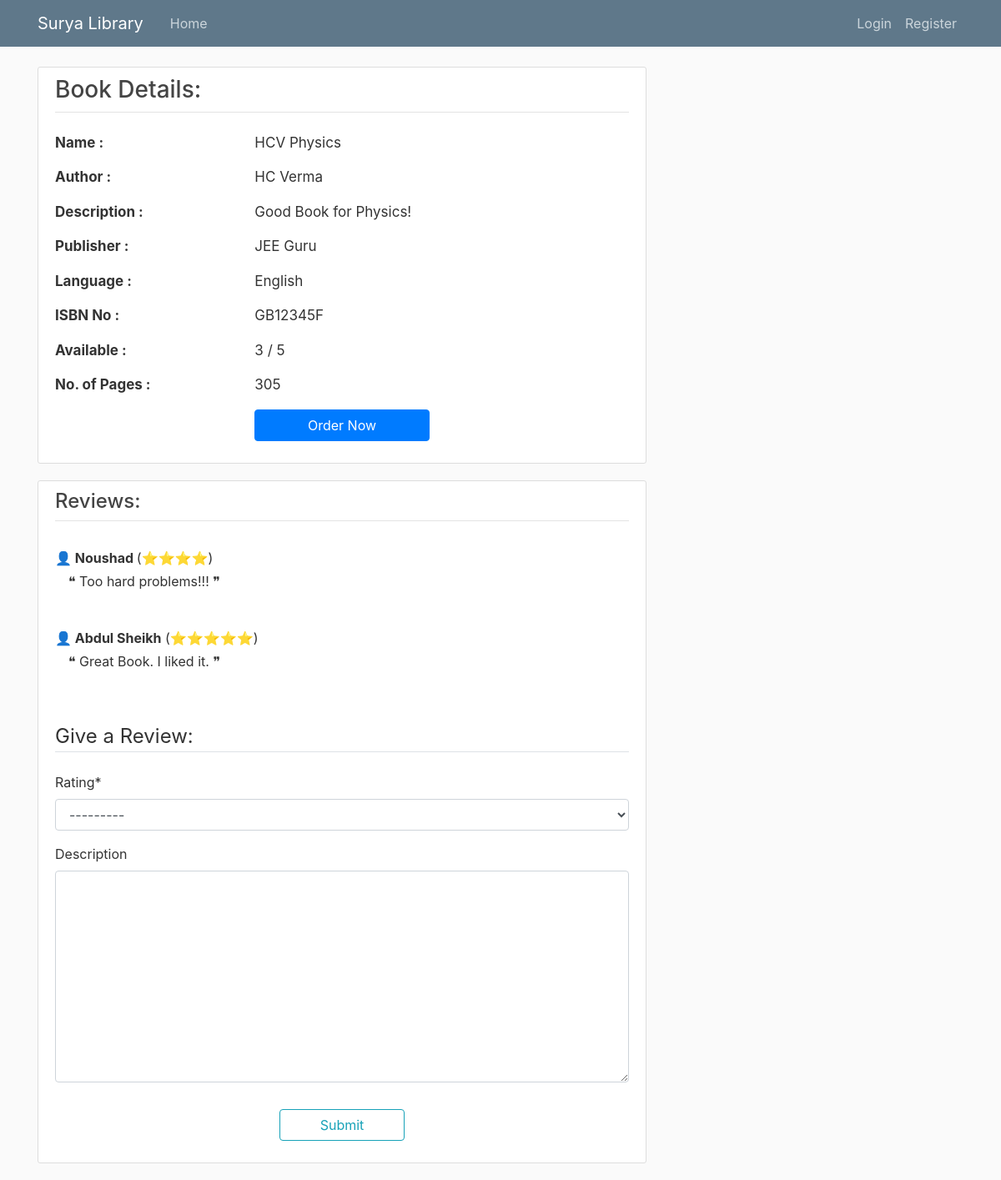
Before: /book/1/ with the older database file.
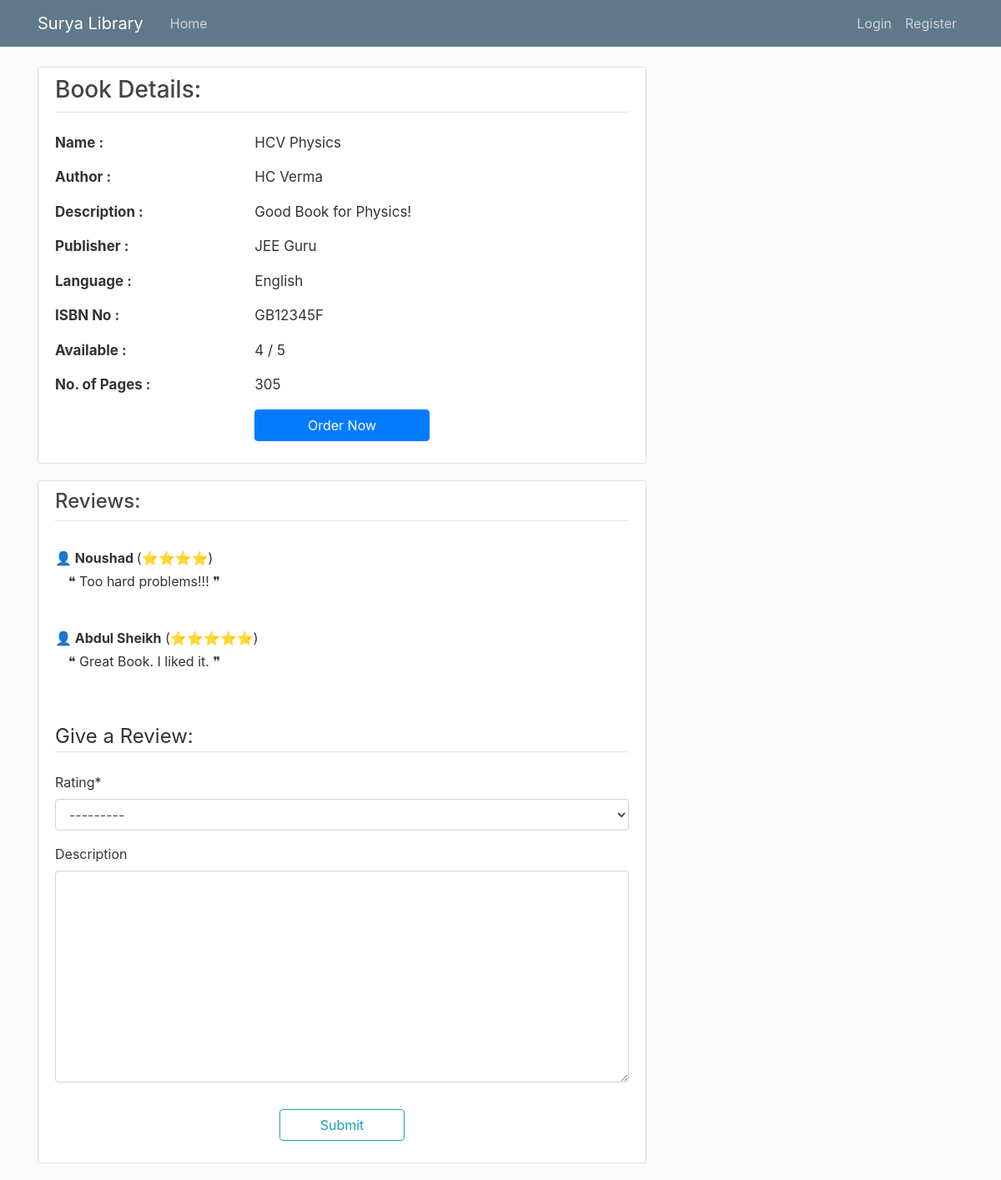
After: the same page with the newer database file.
### library/models.py (models this page shows)
class Book(models.Model):
    title = models.CharField(max_length=100)
    author = models.CharField(max_length=200)
    publisher = models.CharField(max_length=100)
    description = models.TextField(null=True, blank=True)
    isbn_no = models.CharField(max_length=100, null=True, blank=True)
    pages = models.IntegerField(null=True, blank=True)
    language = models.CharField(max_length=100, null=True, blank=True)
    available_copies = models.IntegerField()
    total_copies = models.IntegerField()
    date_posted = models.DateTimeField(default=timezone.now)
    def __str__(self):
        return self.title

### library/views.py (the view)
# urls.py: path('book/<int:pk>/', BookDetailView.as_view(), name='book-detail'),
class BookDetailView(DetailView):
    model = Book
    def get_reviews(self):
        book = get_object_or_404(Book, id=self.kwargs.get('pk'))
        return Review.objects.filter(book = book).filter(admin_confirmed=True)
    def get_review_form(self):
        form = CreateReviewForm(initial = {'book': get_object_or_404(Book, id=self.kwargs.get('pk'))})
        form.fields['book'].widget.attrs['hidden'] = True
        form.fields['book'].label = ""
        return form

### library/templatetags/my_filters.py (called while the page is built)
@register.filter(name='range')
def get_range(number):
    return range(number)

### library/templates/library/book_detail.html (shortened to what this page needs)
{% extends "library/base.html" %}
{% load crispy_forms_tags %}
{% load my_filters %}
{% block content %}
<article class="media content-section">
  <div class="media-body">
    <div class="article-metadata mb-4">
      <h3>Book Details:</h3>
    </div>
    <div class="row pb-3" style="font-size: 17px">
      <div class="col-md-4">
        <strong>Name :</strong>
      </div>
      <div class="col-md-8">
        {{ object.title }}
      </div>
    </div>
    <div class="row pb-3" style="font-size: 17px">
      <div class="col-md-4">
        <strong>Author :</strong>
      </div>
      <div class="col-md-8">
        {{ object.author }}
      </div>
    </div>
    <div class="row pb-3" style="font-size: 17px">
      <div class="col-md-4">
        <strong>Description :</strong>
      </div>
      <div class="col-md-8">
        {{ object.description }}
      </div>
    </div>
    <div class="row pb-3" style="font-size: 17px">
      <div class="col-md-4">
        <strong>Publisher :</strong>
      </div>
      <div class="col-md-8">
        {{ object.publisher }}
      </div>
    </div>
    <div class="row pb-3" style="font-size: 17px">
      <div class="col-md-4">
        <strong>Language :</strong>
      </div>
      <div class="col-md-8">
        {{ object.language }}
      </div>
    </div>
    <div class="row pb-3" style="font-size: 17px">
      <div class="col-md-4">
        <strong>ISBN No :</strong>
      </div>
      <div class="col-md-8">
        {{ object.isbn_no }}
      </div>
    </div>
    <div class="row pb-3" style="font-size: 17px">
      <div class="col-md-4">
        <strong>Available :</strong>
      </div>
      <div class="col-md-8">
        {{ object.available_copies }} / {{ book.total_copies }}
      </div>
    </div>
    <div class="row pb-3" style="font-size: 17px">
      <div class="col-md-4">
        <strong>No. of Pages :</strong>
      </div>
      <div class="col-md-8">
        {{ object.pages }}
      </div>
    </div>
    <div class="row pb-3">
      <div class="col-md-4"> </div>
      <div class="col-md-4">
      <form method="GET" action="{% url 'order-book' %}">
        <input class="btn btn-primary" type="submit" style="width:100%;" value="Order Now">
      </form>
      </div>
      <div class="col-md-4"> </div>
    </div>
  </div>
</article>
<article  class="media content-section">
  <div class="media-body">
    <div class="article-metadata mb-4">
      <h4>Reviews:</h4>
    </div>
    {% for review in view.get_reviews %}
    <div class="my-2 py-2">
      <strong>👤 {{review.user.first_name}} {{review.user.last_name}}</strong>
        ({% for i in review.rating|range %}⭐{% endfor %})
      <br>
      <p class="article-content py-1 pl-3"> ❝ {{review.description }} ❞</p>
    </div>
    {% endfor %}
    <div class="pt-4">
        <form method="POST" action="{% url 'add-review' %}">
            <fieldset class="form-group">
                <legend class="border-bottom mb-2">Give a Review:</legend>
                {{ view.get_review_form |crispy }}
            </fieldset>
            <div class="form-group d-flex justify-content-center">
                <button class="btn btn-outline-info px-5" type="submit">Submit</button
            </div>
        </form>
    </div>
  </div>
</article>
{% endblock content %}

Changed rows visible on the page:
changed Book "HCV Physics": available_copies "3" → "4"
